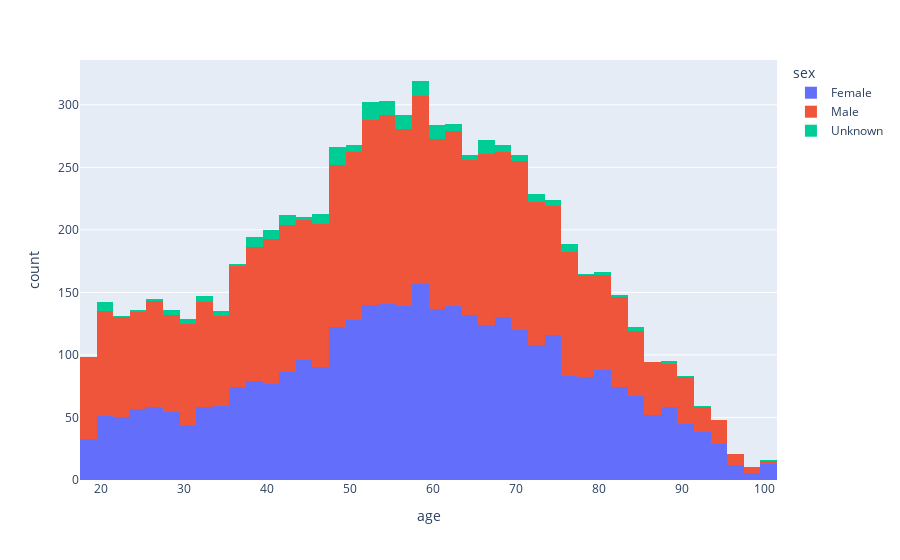

Notebook cell for this chart:
### Code cell
result.sort_values(
 by="age",
ascending=False
)
fig = px.histogram(result, x='age',color='sex')
fig.show()

### Figure 1 — Plotly figure (JSON) as saved in the notebook; plotly's stock layout.template omitted (floating-point values rounded to 4 significant figures; data arrays with more than 128 entries replaced by an {"elided": "..."} marker saying what was removed)
{"data": [{"alignmentgroup": "True", "bingroup": "x", "hovertemplate": "sex=Female<br>age=%{x}<br>count=%{y}<extra></extra>", "legendgroup": "Female", "marker": {"color": "#636efa", "pattern": {"shape": ""}}, "name": "Female", "offsetgroup": "Female", "orientation": "v", "showlegend": true, "type": "histogram", "x": {"elided": "3446 int values"}, "xaxis": "x", "yaxis": "y"}, {"alignmentgroup": "True", "bingroup": "x", "hovertemplate": "sex=Male<br>age=%{x}<br>count=%{y}<extra></extra>", "legendgroup": "Male", "marker": {"color": "#EF553B", "pattern": {"shape": ""}}, "name": "Male", "offsetgroup": "Male", "orientation": "v", "showlegend": true, "type": "histogram", "x": {"elided": "3796 int values"}, "xaxis": "x", "yaxis": "y"}, {"alignmentgroup": "True", "bingroup": "x", "hovertemplate": "sex=Unknown<br>age=%{x}<br>count=%{y}<extra></extra>", "legendgroup": "Unknown", "marker": {"color": "#00cc96", "pattern": {"shape": ""}}, "name": "Unknown", "offsetgroup": "Unknown", "orientation": "v", "showlegend": true, "type": "histogram", "x": {"elided": "207 int values"}, "xaxis": "x", "yaxis": "y"}], "layout": {"autosize": true, "barmode": "relative", "legend": {"title": {"text": "sex"}, "tracegroupgap": 0}, "margin": {"t": 60}, "xaxis": {"anchor": "y", "autorange": true, "domain": [0, 1], "range": [17.5, 101.5], "title": {"text": "age"}, "type": "linear"}, "yaxis": {"anchor": "x", "autorange": true, "domain": [0, 1], "range": [0, 335.8], "title": {"text": "count"}}}}
